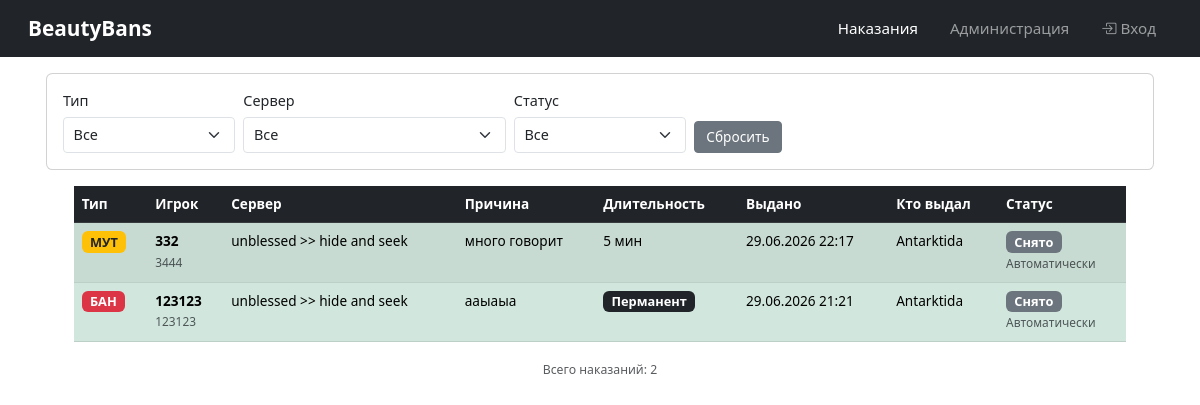
Screenshot of /bans/ with the database file from the repository.
### punishments/models.py (models this page shows, shortened)
class Punishment(models.Model):
    PUNISHMENT_TYPES = [
        ('ban', 'Бан'),
        ('mute', 'Мут'),
        ('gag', 'Гаг'),
    ]
    punishment_type = models.CharField(max_length=8, choices=PUNISHMENT_TYPES)
    target_steam_id = models.CharField(max_length=64)
    target_name = models.CharField(max_length=64)
    target_ip = models.GenericIPAddressField(null=True, blank=True, help_text='IP адрес игрока')
    ban_subnet = models.BooleanField(default=False, help_text='Банить всю подсеть')
    reason = models.TextField()
    admin = models.ForeignKey(Admin, on_delete=models.SET_NULL, null=True, blank=True, related_name='punishments_issued')
    server = models.ForeignKey(Server, on_delete=models.CASCADE, related_name='punishments')
    duration = models.IntegerField(help_text='Длительность в минутах (0 = перманент)')
    issued_at = models.DateTimeField(auto_now_add=True)
    expires_at = models.DateTimeField(null=True, blank=True)
    is_active = models.BooleanField(default=True)
    unbanned_by = models.ForeignKey(Admin, on_delete=models.SET_NULL, null=True, blank=True, related_name='punishments_removed')
    unban_reason = models.TextField(blank=True)
    class Meta:
        verbose_name = 'Punishment'
        verbose_name_plural = 'Punishments'
        ordering = ['-issued_at']
    def get_time_remaining(self):
        if not self.is_active or self.duration == 0:
            return None
        if self.expires_at:
            delta = self.expires_at - timezone.now()
            if delta.total_seconds() > 0:
                return delta
        return None
    def get_time_remaining_minutes(self):
        delta = self.get_time_remaining()
        if delta:
            return int(delta.total_seconds() / 60)
        return None

### servers/models.py (models this page shows, shortened)
class Server(models.Model):
    GAME_CHOICES = [
        ('cs16', 'Counter-Strike 1.6'),
        ('cs2', 'Counter-Strike 2'),
    ]
    name = models.CharField(max_length=64)
    ip = models.GenericIPAddressField()
    port = models.IntegerField(default=27015)
    rcon_password = models.CharField(max_length=128, blank=True, default='')
    game_type = models.CharField(max_length=8, choices=GAME_CHOICES, default='cs16')
    token = models.UUIDField(default=uuid.uuid4, editable=False, unique=True)
    is_active = models.BooleanField(default=True)
    is_verified = models.BooleanField(default=False, help_text='Верифицирован через API плагина')
    created_at = models.DateTimeField(auto_now_add=True)
    class Meta:
        verbose_name = 'Server'
        verbose_name_plural = 'Servers'

### admins/models.py (models this page shows, shortened)
class Admin(models.Model):
    steam_id = models.CharField(max_length=64, unique=True)
    name = models.CharField(max_length=64)
    is_active = models.BooleanField(default=True)
    created_at = models.DateTimeField(auto_now_add=True)
    class Meta:
        verbose_name = 'Admin'
        verbose_name_plural = 'Admins'

### beautybans/public_views.py (the view)
# urls.py: path('bans/', public_bans, name='public_bans'),
def public_bans(request):
    punishments = Punishment.objects.all().select_related(
        'admin', 'server', 'unbanned_by'
    ).order_by('-issued_at')
    punishment_type_filter = request.GET.get('type')
    server_filter = request.GET.get('server')
    status_filter = request.GET.get('status')
    if punishment_type_filter:
        punishments = punishments.filter(punishment_type=punishment_type_filter)
    if server_filter:
        punishments = punishments.filter(server_id=server_filter)
    if status_filter == 'active':
        punishments = punishments.filter(is_active=True)
    elif status_filter == 'inactive':
        punishments = punishments.filter(is_active=False)
    servers = Server.objects.filter(is_active=True).order_by('name')
    context = {
        'punishments': punishments,
        'servers': servers,
        'selected_type': punishment_type_filter,
        'selected_server': server_filter,
        'selected_status': status_filter,
    }
    return render(request, 'public/bans.html', context)

### templates/public/bans.html (shortened to what this page needs)
{% extends 'base.html' %}
{% block content %}
<div class="card mb-3">
    <div class="card-body">
        <form method="get" class="row g-2" id="filterForm">
            <div class="col-md-2">
                <label class="form-label">Тип</label>
                <select name="type" class="form-select form-select-sm filter-select">
                    <option value="">Все</option>
                </select>
            </div>
            <div class="col-md-3">
                <label class="form-label">Сервер</label>
                <select name="server" class="form-select form-select-sm filter-select">
                    <option value="">Все</option>
                </select>
            </div>
            <div class="col-md-2">
                <label class="form-label">Статус</label>
                <select name="status" class="form-select form-select-sm filter-select">
                    <option value="">Все</option>
                </select>
            </div>
            <div class="col-md-2 d-flex align-items-end">
                <a href="{% url 'public_bans' %}" class="btn btn-secondary btn-sm">Сбросить</a>
            </div>
        </form>
    </div>
</div>
<div class="table-responsive">
    <table class="table table-striped table-hover">
        <thead class="table-dark">
            <tr>
                <th>Тип</th>
                <th>Игрок</th>
                <th>Сервер</th>
                <th>Причина</th>
                <th>Длительность</th>
                <th>Выдано</th>
                <th>Кто выдал</th>
                <th>Статус</th>
            </tr>
        </thead>
        <tbody>
            {% for punishment in punishments %}
            <tr {% if not punishment.is_active %}class="table-success"{% endif %}>
                <td>
                    {% if punishment.punishment_type == 'ban' %}
                        <span class="badge bg-danger">БАН</span>
                    {% elif punishment.punishment_type == 'mute' %}
                        <span class="badge bg-warning text-dark">МУТ</span>
                    {% elif punishment.punishment_type == 'gag' %}
                        <span class="badge bg-info">ГАГ</span>
                    {% endif %}
                </td>
                <td>
                    <strong>{{ punishment.target_name }}</strong><br>
                    <small class="text-muted">{{ punishment.target_steam_id }}</small>
                </td>
                <td>{{ punishment.server.name }}</td>
                <td>{{ punishment.reason }}</td>
                <td>
                    {% if punishment.duration == 0 %}
                        <span class="badge bg-dark">Перманент</span>
                    {% else %}
                        {{ punishment.duration }} мин
                    {% endif %}
                </td>
                <td>{{ punishment.issued_at|date:"d.m.Y H:i" }}</td>
                <td>
                    {% if punishment.admin %}
                        {{ punishment.admin.name }}
                    {% else %}
                        <span class="text-muted">Консоль</span>
                    {% endif %}
                </td>
                <td>
                    {% if punishment.is_active %}
                        <span class="badge bg-success">Активно</span>
                    {% else %}
                        <span class="badge bg-secondary">Снято</span>
                        <br><small class="text-muted">
                            {% if punishment.unbanned_by %}
                                {{ punishment.unbanned_by.name }}
                            {% else %}
                                Автоматически
                            {% endif %}
                        </small>
                    {% endif %}
                </td>
            </tr>
            {% empty %}
            <tr>
                <td colspan="8" class="text-center text-muted">Нет наказаний</td>
            </tr>
            {% endfor %}
        </tbody>
    </table>
</div>
<div class="text-center mt-3">
    <small class="text-muted">Всего наказаний: {{ punishments.count }}</small>
</div>
{% endblock %}

### templates/base.html (style rules this page uses)
body { font-size: 14px; }
.btn { font-size: 0.9rem; padding: 0.4rem 0.9rem; }
.btn-sm { font-size: 0.85rem; padding: 0.3rem 0.7rem; }
.form-label { font-size: 0.9rem; font-weight: 500; margin-bottom: 0.3rem; }
.form-control, .form-select { font-size: 0.9rem; padding: 0.4rem 0.6rem; }
.table { font-size: 0.85rem; width: 95% !important; margin: 0 auto; }
.table-responsive { overflow-x: auto; }
.card { border-radius: 0.4rem; max-width: 1200px; margin: 0 auto 1rem auto; }
.card-body { padding: 1rem; }
.badge { font-size: 0.8rem; }

### rows the page displays
Punishment: punishment_type "МУТ", target_name "332", target_steam_id "3444", server.name "unblessed >> hide and seek", reason "много говорит", duration "5", issued_at "29.06.2026 22:17", admin.name "Antarktida", is_active "Снято"
Punishment: punishment_type "БАН", target_name "123123", target_steam_id "123123", server.name "unblessed >> hide and seek", reason "ааыаыа", duration "Перманент", issued_at "29.06.2026 21:21", admin.name "Antarktida", is_active "Снято"

### other values shown
{{ punishments.count }} "2"
